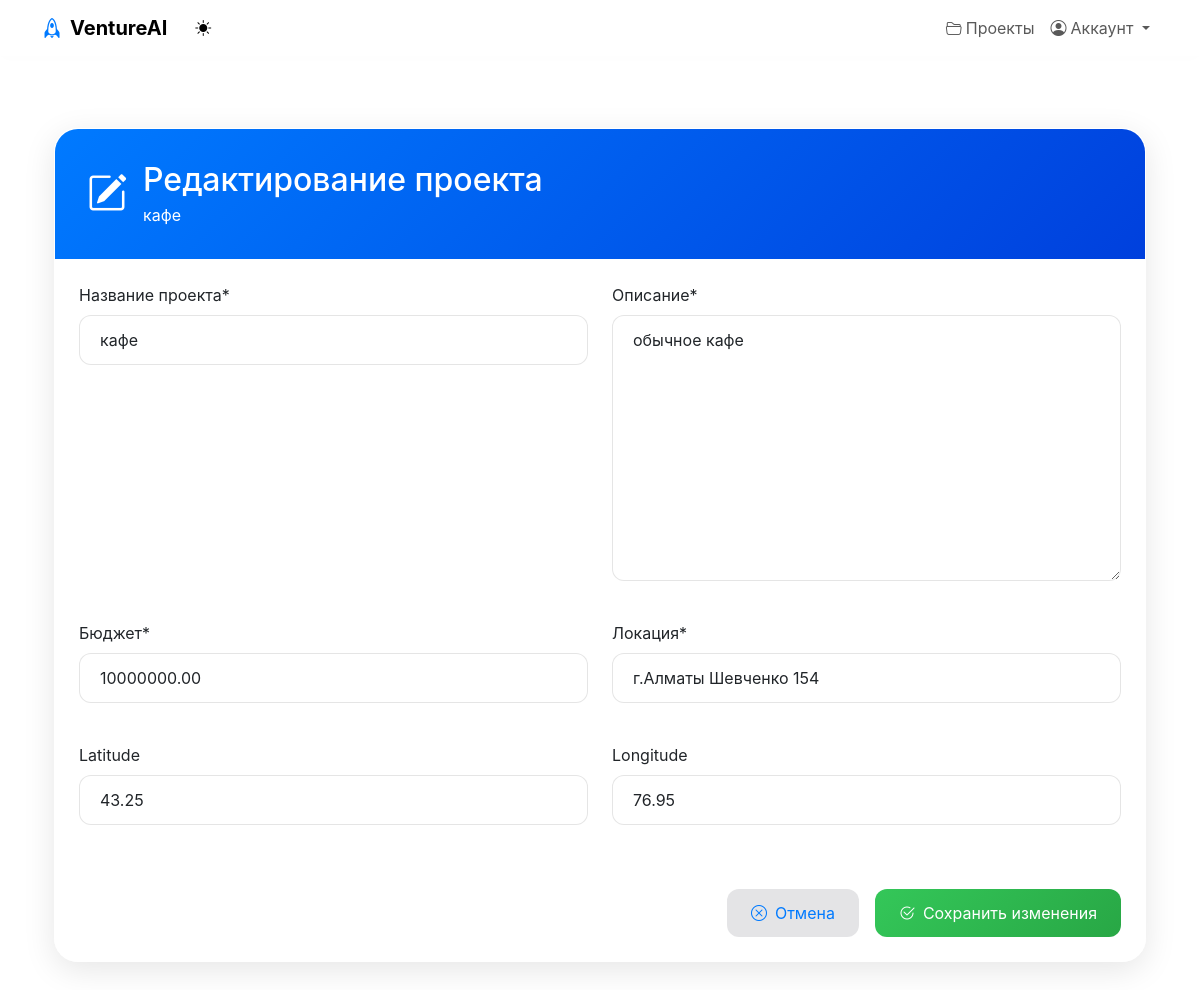
Screenshot of /projects/2/edit/ (signed in) with the database file from the repository.
### projects/models.py (models this page shows, shortened)
class Project(models.Model):
    owner = models.ForeignKey(
        settings.AUTH_USER_MODEL,
        on_delete=models.CASCADE,
        related_name='projects',
        verbose_name='Владелец'
    )
    name = models.CharField(max_length=255, verbose_name='Название проекта')
    description = models.TextField(verbose_name='Описание')
    budget = models.DecimalField(max_digits=12, decimal_places=2, verbose_name='Бюджет')
    location = models.CharField(max_length=255, verbose_name='Локация')  # можно сделать геополе, если надо
    created_at = models.DateTimeField(auto_now_add=True, verbose_name='Создан')
    updated_at = models.DateTimeField(auto_now=True, verbose_name='Обновлен')
    latitude = models.FloatField(null=True, blank=True)
    longitude = models.FloatField(null=True, blank=True)
    class Meta:
        verbose_name = 'Проект'
        verbose_name_plural = 'Проекты'
        ordering = ['-created_at']  # сортировка по дате создания, последние сверху

### projects/views.py (the view)
# urls.py: path('<int:pk>/edit/', project_update, name='project_update'),   # /projects/1/edit/
@login_required
def project_update(request, pk):
    project = get_object_or_404(Project, pk=pk, owner=request.user)
    if request.method == 'POST':
        form = ProjectForm(request.POST, request.FILES, instance=project)
        if form.is_valid():
            form.save()
            messages.success(request, "Проект обновлён!")
            return redirect('project_detail', pk=project.pk)
    else:
        form = ProjectForm(instance=project)
    return render(request, 'projects/project_update.html', {
        'form': form,
        'project': project,
    })

### projects/forms.py
class ProjectForm(forms.ModelForm):
    class Meta:
        model = Project
        fields = ('name', 'description', 'budget', 'location', 'latitude','longitude',)  # file_upload и т.д. если нужно

### projects/templates/projects/project_update.html (shortened to what this page needs)
{% extends 'base.html' %}
{% load crispy_forms_tags %}
{% block content %}
<div class="container mt-4">
  <div class="edit-card">
    <div class="card-header text-white">
      <div class="d-flex align-items-center gap-3">
        <i class="bi bi-pencil-square fs-1"></i>
        <div>
          <h1 class="h2 mb-1">Редактирование проекта</h1>
          <p class="mb-0 opacity-85">{{ project.name }}</p>
        </div>
      </div>
    </div>
    <div class="card-body p-4">
      <form method="POST" enctype="multipart/form-data" class="needs-validation" novalidate>
        <div class="row g-4">
          {% for field in form %}
            <div class="col-md-6">
              <div class="form-floating">
                {{ field|as_crispy_field }}
              </div>
            </div>
          {% endfor %}
        </div>
        <div class="d-flex justify-content-end gap-3 mt-5">
          <a href="{% url 'project_detail' project.pk %}"
             class="btn btn-secondary d-flex align-items-center gap-2">
            <i class="bi bi-x-circle"></i>
            Отмена
          </a>
          <button type="submit"
                  class="btn btn-success d-flex align-items-center gap-2">
            <i class="bi bi-check2-circle"></i>
            Сохранить изменения
          </button>
        </div>
      </form>
    </div>
  </div>
</div>
{% endblock %}

### templates/base.html (style rules this page uses)
:root { --primary-color: #007AFF; --background-color: #FFFFFF; --text-color: #212529; --shadow-intensity: 0.1; }
body { font-family: -apple-system, BlinkMacSystemFont, "Segoe UI", Roboto, sans-serif; background-color: var(--background-color); color: var(--text-color); padding-top: 80px; transition: all 0.3s ease; }

### projects/templates/projects/project_update.html (style rules this page uses)
.edit-card { border-radius: 1.5rem; overflow: hidden; backdrop-filter: saturate(180%) blur(20px); background: rgba(255, 255, 255, 0.8); border: 1px solid rgba(255, 255, 255, 0.3); box-shadow: 0 8px 32px rgba(0, 0, 0, 0.1); }
.card-header { background: linear-gradient(135deg, #007AFF, #0040DD); border-bottom: none; padding: 2rem; }
.form-control { border-radius: 0.75rem; padding: 0.75rem 1.25rem; border: 1px solid rgba(0, 0, 0, 0.1); transition: all 0.3s var(--ease-out); }
.btn-success { background: linear-gradient(135deg, #34C759, #28A745); border: none; border-radius: 0.75rem; padding: 0.75rem 1.5rem; transition: transform 0.2s; }
.btn-secondary { background: rgba(120, 120, 128, 0.2); border: none; border-radius: 0.75rem; color: #007AFF; padding: 0.75rem 1.5rem; transition: all 0.3s; }

### rows the page displays
Project: name "кафе", form "кафе" "обычное кафе" "10000000.00" "г.Алматы Шевченко 154" "43.25" "76.95"
